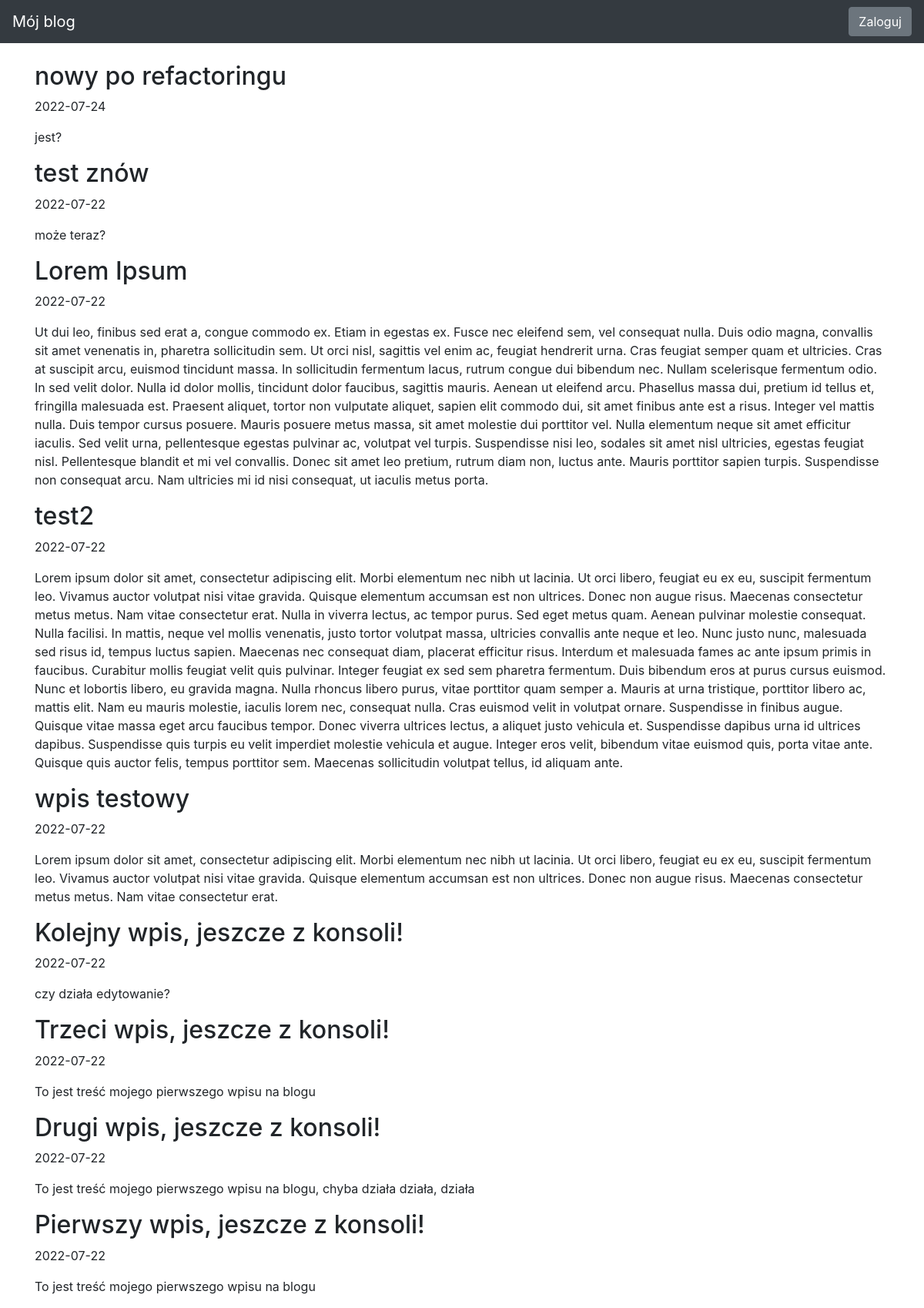
Before: / with the older database file.
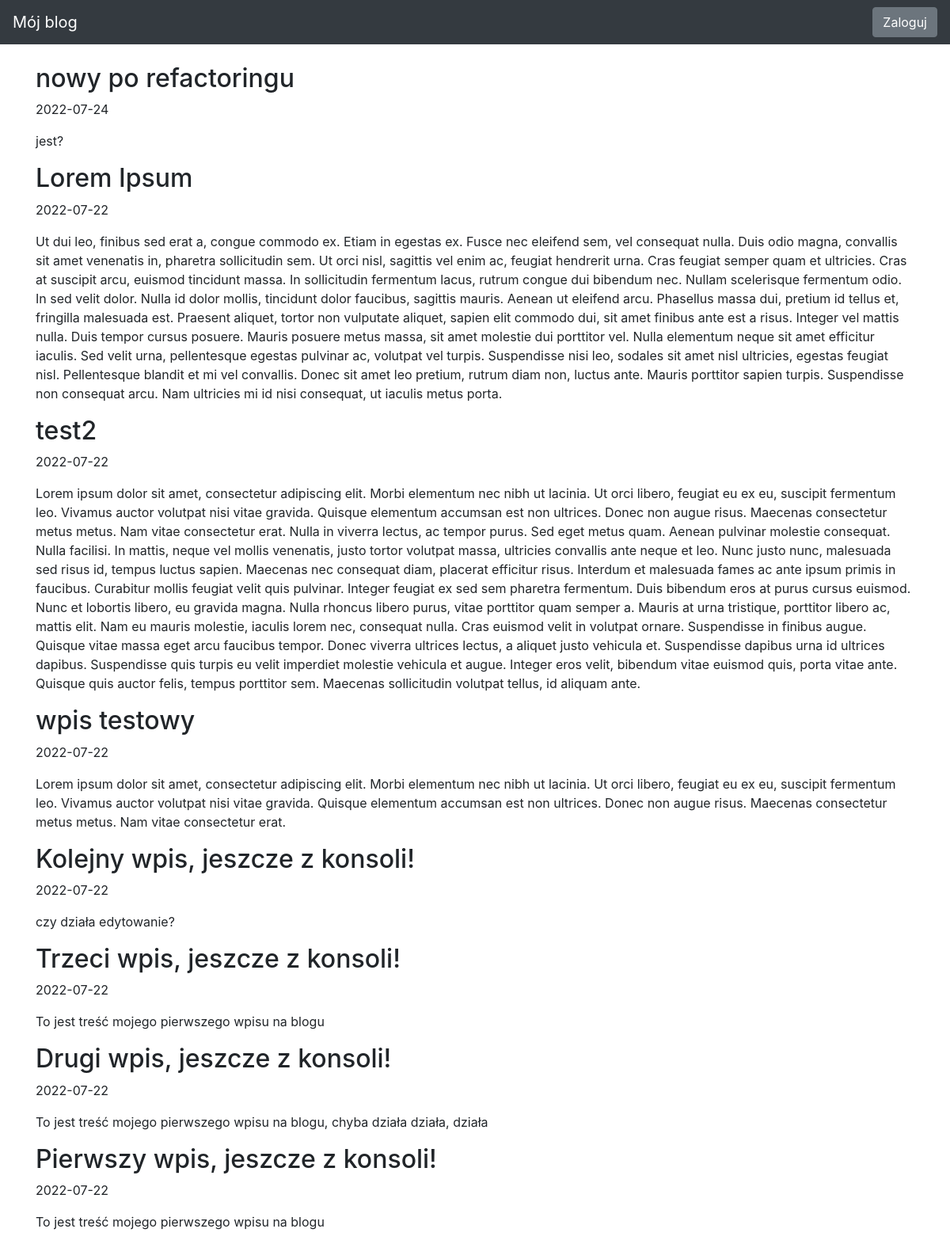
After: the same page with the newer database file.
### blog/models.py (models this page shows)
class Entry(db.Model):
   id = db.Column(db.Integer, primary_key=True)
   title = db.Column(db.String(80), nullable=False)
   body = db.Column(db.Text, nullable=False)
   pub_date = db.Column(db.DateTime, nullable=False,
       default=datetime.datetime.utcnow)
   is_published = db.Column(db.Boolean, default=False)

### blog/routes.py (the view)
@app.route("/")
def index():
    all_posts = Entry.query.filter_by(is_published=True).order_by(Entry.pub_date.desc())
    return render_template("homepage.html", all_posts=all_posts)

### blog/templates/homepage.html (shortened to what this page needs)
{% extends "base.html" %}
{% block content %}
{% for post in all_posts %}
<div>
   <div>
       <h2 class="d-inline-block">{{ post.title }}</h2>
   </div>
   <p>{{ post.pub_date.strftime('%Y-%m-%d') }} </p>
   <p>
       {{ post.body}}
   </p>
</div>
{% endfor %}
{% endblock %}

### blog/templates/base.html (shortened to what this page needs)
<!doctype html>
<html lang="en">
<head>
 <link rel="stylesheet" href="https://stackpath.bootstrapcdn.com/bootstrap/4.5.0/css/bootstrap.min.css"
>
</head>
<body>
 <nav class="navbar navbar-expand-md navbar-dark bg-dark fixed-top">
   <a class="navbar-brand" href="/">Mój blog</a>
   <div class="collapse navbar-collapse" id="navbarsExampleDefault">
    {% if session.logged_in %}
      <form class="form-inline my-2 my-lg-0" action="{{ url_for('logout') }}" method="POST">
        <button class="btn btn-secondary my-2 my-sm-0" type="submit">Wyloguj</button>
      </form>
    {% else %}
      <a href="{{ url_for('login') }}" class="btn btn-secondary my-2 my-lg-0">Zaloguj</a>
    {% endif %}
  </div>
 </nav>
 <main role="main" class="container">
   {% block content %}
   {% endblock %}
 </main>
</html>

### blog/templates/base.html (style rules this page uses)
body { padding-top: 5rem; }

Changed rows visible on the page:
removed Entry: title "test znów", pub_date "2022-07-22", body "może teraz?"
